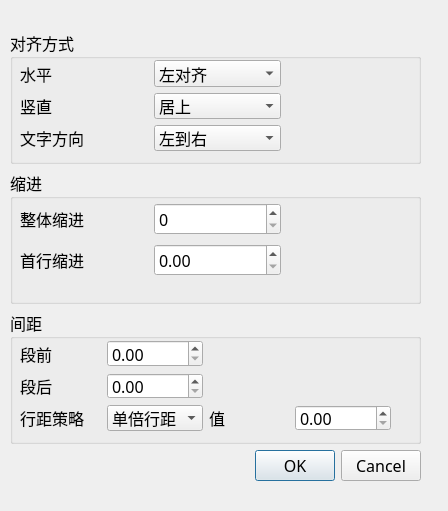
<?xml version="1.0" encoding="UTF-8"?>
<ui version="4.0">
 <class>ParagraphFormatDialog</class>
 <widget class="QDialog" name="ParagraphFormatDialog">
  <property name="geometry">
   <rect>
    <x>0</x>
    <y>0</y>
    <width>448</width>
    <height>511</height>
   </rect>
  </property>
  <property name="font">
   <font>
    <family>新宋体</family>
    <pointsize>12</pointsize>
   </font>
  </property>
  <property name="windowTitle">
   <string>段落</string>
  </property>
  <property name="modal">
   <bool>false</bool>
  </property>
  <widget class="QWidget" name="layoutWidget">
   <property name="geometry">
    <rect>
     <x>10</x>
     <y>30</y>
     <width>411</width>
     <height>451</height>
    </rect>
   </property>
   <layout class="QVBoxLayout" name="verticalLayout">
    <item>
     <widget class="QGroupBox" name="groupNormal">
      <property name="title">
       <string>对齐方式</string>
      </property>
      <widget class="QWidget" name="layoutWidget">
       <property name="geometry">
        <rect>
         <x>10</x>
         <y>30</y>
         <width>261</width>
         <height>91</height>
        </rect>
       </property>
       <layout class="QGridLayout" name="gridLayout_2">
        <item row="0" column="0">
         <widget class="QLabel" name="label">
          <property name="text">
           <string>水平</string>
          </property>
         </widget>
        </item>
        <item row="0" column="1">
         <widget class="QComboBox" name="comboHAlignment">
          <property name="currentIndex">
           <number>0</number>
          </property>
          <property name="sizeAdjustPolicy">
           <enum>QComboBox::AdjustToContents</enum>
          </property>
          <item>
           <property name="text">
            <string>左对齐</string>
           </property>
          </item>
          <item>
           <property name="text">
            <string>右对齐</string>
           </property>
          </item>
          <item>
           <property name="text">
            <string>居中</string>
           </property>
          </item>
          <item>
           <property name="text">
            <string>两端对齐</string>
           </property>
          </item>
         </widget>
        </item>
        <item row="1" column="0">
         <widget class="QLabel" name="label_12">
          <property name="text">
           <string>竖直</string>
          </property>
         </widget>
        </item>
        <item row="1" column="1">
         <widget class="QComboBox" name="comboVAlignment">
          <property name="sizeAdjustPolicy">
           <enum>QComboBox::AdjustToContents</enum>
          </property>
          <item>
           <property name="text">
            <string>居上</string>
           </property>
          </item>
          <item>
           <property name="text">
            <string>居下</string>
           </property>
          </item>
          <item>
           <property name="text">
            <string>居中</string>
           </property>
          </item>
         </widget>
        </item>
        <item row="2" column="0">
         <widget class="QLabel" name="label_13">
          <property name="text">
           <string>文字方向</string>
          </property>
         </widget>
        </item>
        <item row="2" column="1">
         <widget class="QComboBox" name="comboTextDirection">
          <property name="sizeAdjustPolicy">
           <enum>QComboBox::AdjustToContents</enum>
          </property>
          <item>
           <property name="text">
            <string>左到右</string>
           </property>
          </item>
          <item>
           <property name="text">
            <string>右到左</string>
           </property>
          </item>
         </widget>
        </item>
       </layout>
      </widget>
     </widget>
    </item>
    <item>
     <widget class="QGroupBox" name="groupIndent">
      <property name="title">
       <string>缩进</string>
      </property>
      <widget class="QWidget" name="layoutWidget">
       <property name="geometry">
        <rect>
         <x>10</x>
         <y>30</y>
         <width>261</width>
         <height>81</height>
        </rect>
       </property>
       <layout class="QGridLayout" name="gridLayout">
        <item row="0" column="0">
         <widget class="QLabel" name="label_2">
          <property name="text">
           <string>整体缩进</string>
          </property>
         </widget>
        </item>
        <item row="0" column="1">
         <widget class="QSpinBox" name="paraIndent">
          <property name="maximum">
           <number>10000</number>
          </property>
         </widget>
        </item>
        <item row="1" column="0">
         <widget class="QLabel" name="label_3">
          <property name="text">
           <string>首行缩进</string>
          </property>
         </widget>
        </item>
        <item row="1" column="1">
         <widget class="QDoubleSpinBox" name="doubleFirstIndent">
          <property name="maximum">
           <double>10000.000000000000000</double>
          </property>
         </widget>
        </item>
       </layout>
      </widget>
     </widget>
    </item>
    <item>
     <widget class="QGroupBox" name="groupSpacing">
      <property name="title">
       <string>间距</string>
      </property>
      <widget class="QWidget" name="layoutWidget">
       <property name="geometry">
        <rect>
         <x>10</x>
         <y>30</y>
         <width>371</width>
         <height>91</height>
        </rect>
       </property>
       <layout class="QGridLayout" name="gridLayout_3">
        <item row="0" column="0">
         <widget class="QLabel" name="label_5">
          <property name="text">
           <string>段前</string>
          </property>
         </widget>
        </item>
        <item row="0" column="1">
         <widget class="QDoubleSpinBox" name="doubleBefor">
          <property name="maximum">
           <double>10000.000000000000000</double>
          </property>
         </widget>
        </item>
        <item row="1" column="0">
         <widget class="QLabel" name="label_4">
          <property name="text">
           <string>段后</string>
          </property>
         </widget>
        </item>
        <item row="1" column="1">
         <widget class="QDoubleSpinBox" name="doubleAfter">
          <property name="maximum">
           <double>10000.000000000000000</double>
          </property>
         </widget>
        </item>
        <item row="2" column="0">
         <widget class="QLabel" name="label_6">
          <property name="text">
           <string>行距策略</string>
          </property>
         </widget>
        </item>
        <item row="2" column="1">
         <widget class="QComboBox" name="comboLineHeight">
          <property name="sizeAdjustPolicy">
           <enum>QComboBox::AdjustToContents</enum>
          </property>
          <item>
           <property name="text">
            <string>单倍行距</string>
           </property>
          </item>
          <item>
           <property name="text">
            <string>多倍行距</string>
           </property>
          </item>
          <item>
           <property name="text">
            <string>固定值</string>
           </property>
          </item>
          <item>
           <property name="text">
            <string>最小值</string>
           </property>
          </item>
         </widget>
        </item>
        <item row="2" column="2">
         <widget class="QLabel" name="label_7">
          <property name="text">
           <string>值</string>
          </property>
         </widget>
        </item>
        <item row="2" column="3">
         <widget class="QDoubleSpinBox" name="doubleLineHight">
          <property name="maximum">
           <double>10000.000000000000000</double>
          </property>
         </widget>
        </item>
       </layout>
      </widget>
     </widget>
    </item>
    <item>
     <widget class="QDialogButtonBox" name="buttonBox">
      <property name="orientation">
       <enum>Qt::Horizontal</enum>
      </property>
      <property name="standardButtons">
       <set>QDialogButtonBox::Cancel|QDialogButtonBox::Ok</set>
      </property>
     </widget>
    </item>
   </layout>
  </widget>
 </widget>
 <resources/>
 <connections>
  <connection>
   <sender>buttonBox</sender>
   <signal>accepted()</signal>
   <receiver>ParagraphFormatDialog</receiver>
   <slot>accept()</slot>
   <hints>
    <hint type="sourcelabel">
     <x>248</x>
     <y>254</y>
    </hint>
    <hint type="destinationlabel">
     <x>157</x>
     <y>274</y>
    </hint>
   </hints>
  </connection>
  <connection>
   <sender>buttonBox</sender>
   <signal>rejected()</signal>
   <receiver>ParagraphFormatDialog</receiver>
   <slot>reject()</slot>
   <hints>
    <hint type="sourcelabel">
     <x>316</x>
     <y>260</y>
    </hint>
    <hint type="destinationlabel">
     <x>286</x>
     <y>274</y>
    </hint>
   </hints>
  </connection>
 </connections>
</ui>
